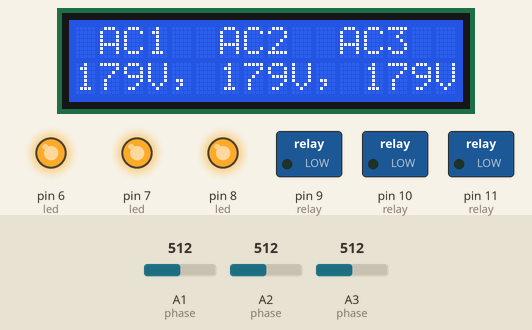
The sketch below on a simulated Arduino Uno, built with avr-gcc and run on an emulated ATmega328P. Parts: 16×2 character LCD, switched loads named in the sketch (green lamp = pin HIGH), output pins drawn as LEDs (lit = HIGH). The test bench sets the inputs (shaded band); at power-on: A1 (phase) = 512, A2 (phase) = 512, A3 (phase) = 512.

Above: at 5.4 s.
5.5 s: A1 (phase) set to 153
At 8.4 s:
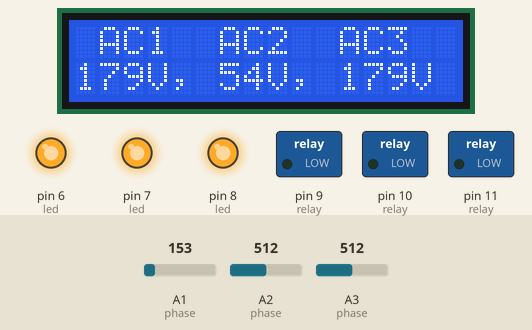
8.5 s: A1 (phase) set to 131
At 11.4 s:
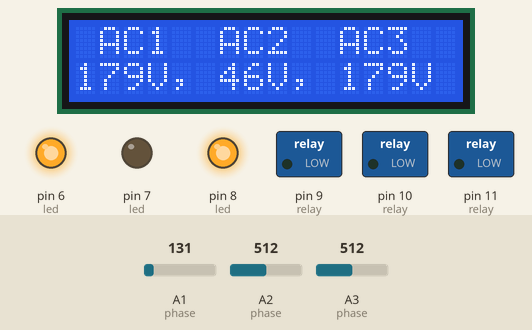
11.5 s: A2 (phase) set to 155
14.5 s: A2 (phase) set to 131
At 16.4 s:
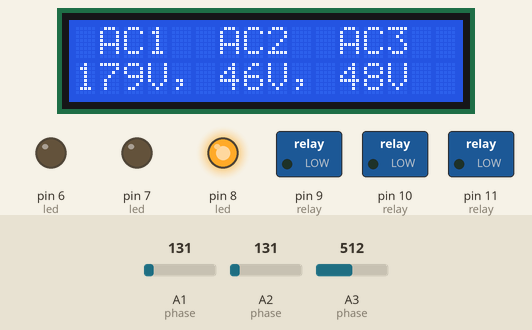
17.5 s: A3 (phase) set to 152
At 20.2 s:
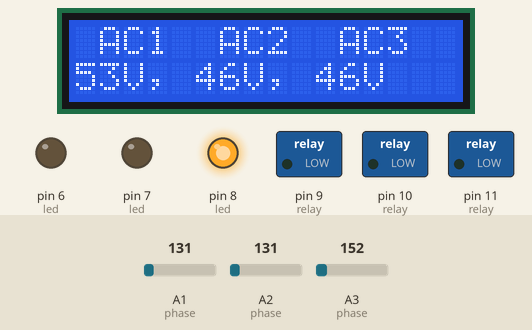
20.5 s: A3 (phase) set to 135
At 23.1 s:
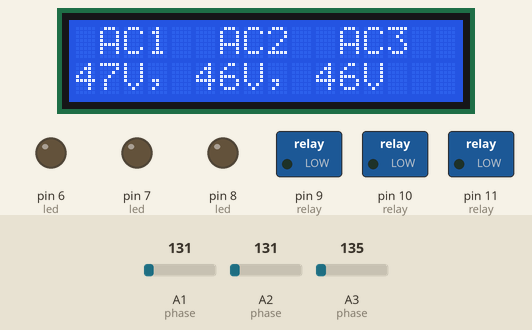
Timing chart, 0 to 24.5 s (numbered marks = the images above; inputs shaded):
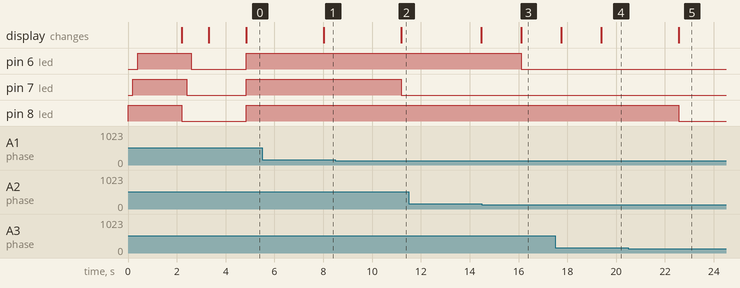

Measured:
- the behaviour switches between 143 and 142 on A1 (phase) (found by bisection; images 1 and 2)
- the behaviour switches between 143 and 142 on A2 (phase) (found by bisection; images 2 and 3)
- the behaviour switches between 143 and 142 on A3 (phase) (found by bisection; images 4 and 5)
- after the input at 5.5 s, the display: changes after 2.5 s (image 1)
- after the input at 8.5 s, pin 7 (led): HIGH → LOW after 2.7 s; the display: changes after 2.7 s (image 2)
- after the input at 14.5 s, pin 6 (led): HIGH → LOW after 1.6 s; the display: changes after 1.6 s (image 3)
- after the input at 17.5 s, the display: first differs from a run without the input after 1.9 s (image 4)
- after the input at 20.5 s, pin 8 (led): HIGH → LOW after 2.1 s; the display: changes after 2.1 s (image 5)

The sketch:

remote_change_over.ino
```cpp
#include <LiquidCrystal_I2C.h>

#define relay_1 11
#define relay_2 10
#define relay_3 9

#define led_red 8
#define led_yellow 7
#define led_blue 6

#define AC_1 A3
#define AC_2 A1
#define AC_3 A2

#define threshold_voltage 50.0

LiquidCrystal_I2C lcd(0x27, 16, 2);

String data = "", Buffer = "";

struct AC_Selector
{
  float phase_voltage[3];
  bool phase_state[3];

  byte relay[3] = {relay_1, relay_2, relay_3};
  byte phase[3] = {AC_1, AC_2, AC_3};
  byte led[3] = {led_red, led_yellow, led_blue};

  uint32_t i, last_selected_phase = 0, selected_phase = 0, last_disp, last_blink, refresh_rate = 1000;

  void init(void)
  {
    for (i = 0; i < 3; i++)
    {
      pinMode(relay[i], 1);
      pinMode(led[i], 1);
      pinMode(phase[i], 0);

      phase_voltage[i] = 0.0;
      phase_state[i] = false;

    }
    for (i = 0; i < 3; i++)
    {
      digitalWrite(led[i], 1);
      delay(200);
    }

    delay(1500);
    lcd.init();
    lcd.backlight();
    lcd.clear();
    lcd.setCursor(0, 0);
    lcd.print("wChangeOver     ");
    lcd.setCursor(0, 1);
    lcd.print("Initializing... ");

    for (i = 0; i < 3; i++)
    {
      digitalWrite(led[i], 0);
      delay(200);
    }

    delay(500);
    lcd.clear();

    Serial.begin(9600);

  }
  void run(void)
  {
    measureVoltage();
    display(0);
    select_phase();
    if (Serial.available())
    {
      data = Serial.readStringUntil(';');
      if (data.length() > 0)
      {
        if (data == "+set1")
        {
          selected_phase = 1;
        }
        else if (data == "+set2")
        {
          selected_phase = 2;
        }
        else if (data == "+set3")
        {
          selected_phase = 3;
        }
        else if (data == "+unset")
        {
          selected_phase = 0;
        }
        else if (data == "+read")
        {
          load_buffer();
          Serial.println(Buffer);
        }
        data = "";
      }
    }
  }
  void blink_selected_phase(void)
  {
    if ((millis() - last_blink) >= 1000)
    {
      for (i = 0; i < 3; i++)
      {
        if (selected_phase == (i + 1))
        {
          if (phase_state[i] == true)
          {
            digitalWrite(led[i], !phase_state[i]);
            phase_state[i] = !phase_state[i];
          }
          else {
            digitalWrite(led[i], !phase_state[i]);
            phase_state[i] = !phase_state[i];
          }
        }
        else {
          if (phase_voltage[i] >= threshold_voltage)
          {
            digitalWrite(led[i], 1);
            phase_state[i] = true;
          }
          else {
            digitalWrite(led[i], 0);
            phase_state[i] = false;
          }
        }
      }
      last_blink = millis();
    }
  }
  void select_phase(void)
  {
    if (selected_phase == 0)
    {
      for (i = 0; i < 3; i++)
      {
        digitalWrite(relay[i], 0);
      }
      blink_selected_phase();
    }
    else {
      if (selected_phase != last_selected_phase)
      {
        for (i = 0; i < 3; i++)
        {
          digitalWrite(relay[i], 0);
        }
        last_selected_phase = selected_phase;
      }
      for (i = 0; i < 3; i++)
      {
        if ((i + 1) == selected_phase)
        {
          digitalWrite(relay[i], 1);
        }
        else {
          digitalWrite(relay[i], 0);
        }
      }
      blink_selected_phase();
    }
  }
  void load_buffer(void)
  {
    Buffer = "";
    Buffer.concat("{");
    Buffer.concat(phase_voltage[0]);
    Buffer.concat(",");
    Buffer.concat(phase_voltage[1]);
    Buffer.concat(",");
    Buffer.concat(phase_voltage[2]);
    Buffer.concat("}");
  }
  void measureVoltage(void)
  {
    float val0 = 0, val1 = 0, val2 = 0;
    float maxpk0 = 0, maxpk1 = 0, maxpk2 = 0;
    unsigned long Time = millis(), sampleTime = 1500;
    while (millis() - Time <= sampleTime)
    {
      for (int i = 0; i < 300; ++i)
      {
        val0 += analogRead(phase[0]);
        val1 += analogRead(phase[1]);
        val2 += analogRead(phase[2]);
      }
      val0 /= 300;
      val1 /= 300;
      val2 /= 300;

      if (val0 <= 0)
      {
        maxpk0 = 0;
      }
      else
      {
        if (val0 > maxpk0)
        {
          maxpk0 = val0;
        }
      }

      if (val1 <= 0)
      {
        maxpk1 = 0;
      }
      else
      {
        if (val1 > maxpk1)
        {
          maxpk1 = val1;
        }
      }

      if (val2 <= 0)
      {
        maxpk2 = 0;
      }
      else
      {
        if (val2 > maxpk2)
        {
          maxpk2 = val2;
        }
      }
    }
    maxpk0 = (maxpk0 * 505.0) / 1024.0;
    maxpk1 = (maxpk1 * 505.0) / 1024.0;
    maxpk2 = (maxpk2 * 505.0) / 1024.0;
    phase_voltage[0] = maxpk0 * 0.707;
    phase_voltage[1] = maxpk1 * 0.707;
    phase_voltage[2] = maxpk2 * 0.707;
  }
  void display(byte slide)
  {
    if ((millis() - last_disp) >= refresh_rate)
    {
      if (slide == 0)
      {
        lcd.clear();
        lcd.setCursor(0, 0);
        lcd.print(" AC1  AC2  AC3  ");
        lcd.setCursor(0, 1);
        lcd.print(String(phase_voltage[0], 0) + "V, " + String(phase_voltage[1], 0) + "V, " + String(phase_voltage[2], 0) + "V");
      }
      last_disp = millis();
    }
  }
} ac_selector;

void setup() {
  ac_selector.init();
}

void loop() {
  ac_selector.run();
}
```
